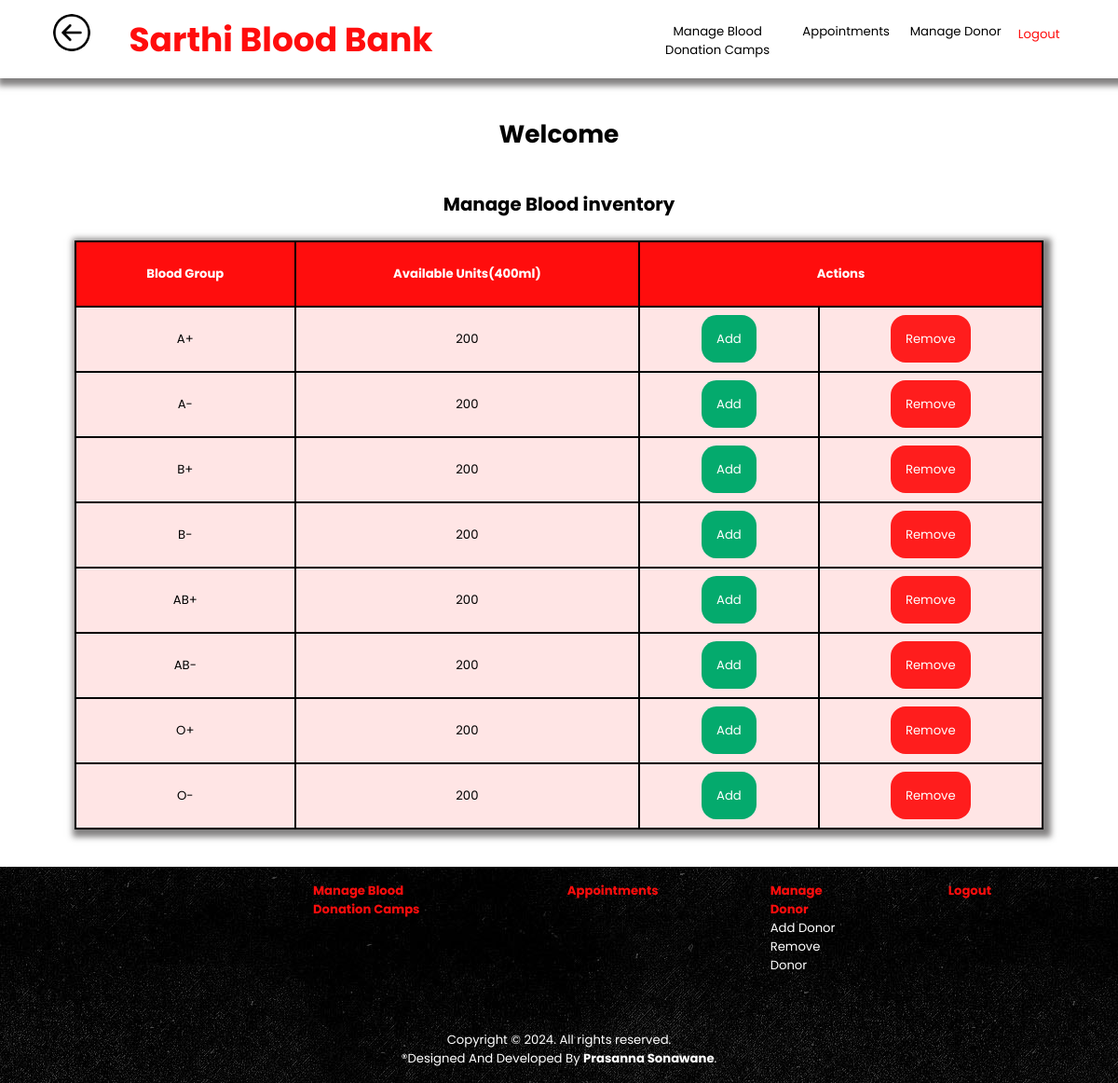
The app's page /admin_dashboard.php (signed in) with its own data.
### tables this page shows
CREATE TABLE `blood_inventory` (`blood_id` INT NOT NULL AUTO_INCREMENT , `blood_group` VARCHAR(10) NOT NULL , `units` INT NOT NULL , PRIMARY KEY (`blood_id`), UNIQUE (`blood_group`));

### admin_dashboard.php (the view, shortened to what this page needs)
<!DOCTYPE html>
<html lang="en">
  <head>
    <link rel="stylesheet" type="text/css" href="css/style.css">
    <link rel="stylesheet" type="text/css" href="css/admin.css">
    <link rel="stylesheet" type="text/css" href="css/tables.css">
    <link rel="stylesheet" type="text/css" href="css/footer.css">
  </head>
  <body>
    <header>
      <?php include 'admin_header.php'; ?>
    </header>
    <main>
      <h1>Welcome
      </h1>
      <table id="blood_inventory">
        <caption>
          <h2>Manage Blood inventory</h2>
        </caption>
        <thead>
          <tr>
            <th>Blood Group</th>
            <th>Available Units(400ml)</th>
            <th colspan="2">Actions</th>
          </tr>
        </thead>
        <tbody>
          <?php
            include 'db_connection.php';
          try {
            $q = "SELECT * FROM `blood_inventory`";
            $res = $conn->query($q);
            while ($row = $res->fetch()) {
              echo "
                  <tr>
                  <td>" . $row['blood_group'] . "</td>
                  <td>" . $row['units'] . "</td>
                  <td>
                      <a href='admin_add_blood.php?id=" . $row['blood_id'] . "' class='edit '>Add</a></td><td>
                      <a href='admin_remove_blood.php?id=" . $row['blood_id'] . "' class='remove '>Remove</a></td>
                  </tr>";
            }
          } catch (PDOException $e) {
            echo $e->getMessage();
          }
          ?>
        </tbody>
      </table>
    </main>
    <footer id="admin_footer">
      <?php
      include "admin_footer.php";
      ?>
    </footer>
  </body>
</html>

### css/style.css (style rules this page uses)
:root { --color: rgb(255, 13, 13); --border: 0.3vh solid black; --shadow: #221f1f8f 0.4vh 0.4vh 0.8vh 0.6vh; }
* { padding: 0; margin: 0; scroll-behavior: smooth; scroll-padding: 19vh; box-sizing: border-box; }
body { font-size: 1.1vw; font-family: Poppins, Poppin, sans-serif; min-height: 100%; min-width: 100%; text-align: center; }
header { background-color: white; min-width: 100%; min-height: 10vh; box-shadow: var(--shadow); display: flex; flex-direction: row; justify-content: space-around; align-items: center; margin-bottom: 5vh; z-index: 100; }
main { height: max-content; animation: bodytransition 1s; }
footer { background-image: url(../assets/images/footer_bg.jpg); color: white; padding: 2vh; height: fit-content; }

### css/admin.css (style rules this page uses)
.edit { text-decoration: none; color:white; background-color: #04AA6D; padding:2vh; border-radius: 2vh; margin-bottom: 1vh; }
.remove { text-decoration: none; background-color: rgb(255, 29, 29); color: white; padding:2vh; border-radius: 2vh; }

### css/tables.css (style rules this page uses)
table { animation:bounce 1s ; border: var(--border); border-collapse: collapse; margin: 15vh auto; text-align: center; box-shadow: var(--shadow); }
#blood_inventory { border: var(--border); width:130vh; margin: 5vh auto; text-align: center; box-shadow: var(--shadow); }
caption { padding-bottom: 3vh; }
thead { background-color: var(--color); color: white; }
tbody { background-color:rgb(255, 229, 229); }
th, td { border: var(--border); padding: 3vh; }

### records on screen
blood_inventory: blood_group "A+", units "200"
blood_inventory: blood_group "A-", units "200"
blood_inventory: blood_group "B+", units "200"
blood_inventory: blood_group "B-", units "200"
blood_inventory: blood_group "AB+", units "200"
blood_inventory: blood_group "AB-", units "200"
blood_inventory: blood_group "O+", units "200"
blood_inventory: blood_group "O-", units "200"
